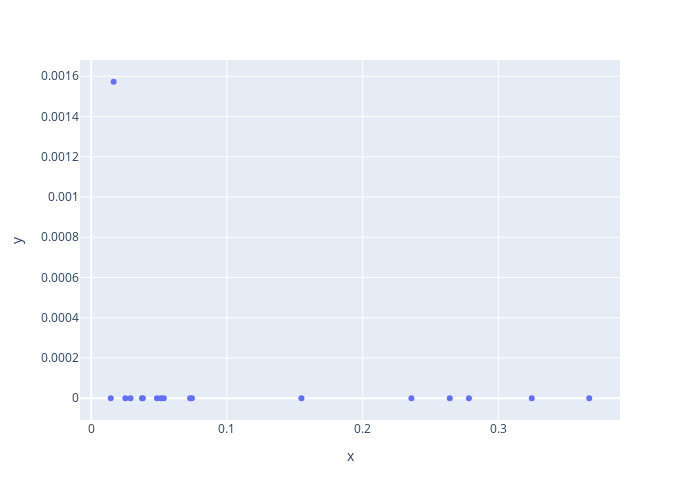

Source (notebook cell):
### Markdown cell above
## Parte 3

### Code cell
# Obtener las dos dimensiones reducidas
codificado_2dim = codificador.predict(normalized_data)

# Visualizar las dos dimensiones reducidas
plt.scatter(codificado_2dim[:, 0], codificado_2dim[:, 1])
plt.xlabel('Dimensión 1')
plt.ylabel('Dimensión 2')
plt.title('Visualización de las dos dimensiones reducidas')
plt.grid(True)
plt.show()

# También puedes usar Plotly Express para una visualización interactiva
fig = px.scatter(x=codificado_2dim[:, 0], y=codificado_2dim[:, 1], width=700, height=500)
fig.show()

### Figure 1 — Plotly figure (JSON) as saved in the notebook; plotly's stock layout.template omitted (floating-point values rounded to 4 significant figures)
{"data": [{"hovertemplate": "x=%{x}<br>y=%{y}<extra></extra>", "legendgroup": "", "marker": {"color": "#636efa", "symbol": "circle"}, "mode": "markers", "name": "", "orientation": "v", "showlegend": false, "type": "scatter", "x": [0.02517, 0.02894, 0.2642, 0.03736, 0.04846, 0.03804, 0.0742, 0.05347, 0.1549, 0.05116, 0.07288, 0.3246, 0.3669, 0.01439, 0.2783, 0.2359, 0.01649], "xaxis": "x", "y": [0, 0, 0, 0, 0, 0, 0, 0, 0, 0, 0, 0, 0, 0, 0, 0, 0.001573], "yaxis": "y"}], "layout": {"height": 500, "legend": {"tracegroupgap": 0}, "margin": {"t": 60}, "width": 700, "xaxis": {"anchor": "y", "domain": [0, 1], "title": {"text": "x"}}, "yaxis": {"anchor": "x", "domain": [0, 1], "title": {"text": "y"}}}}
